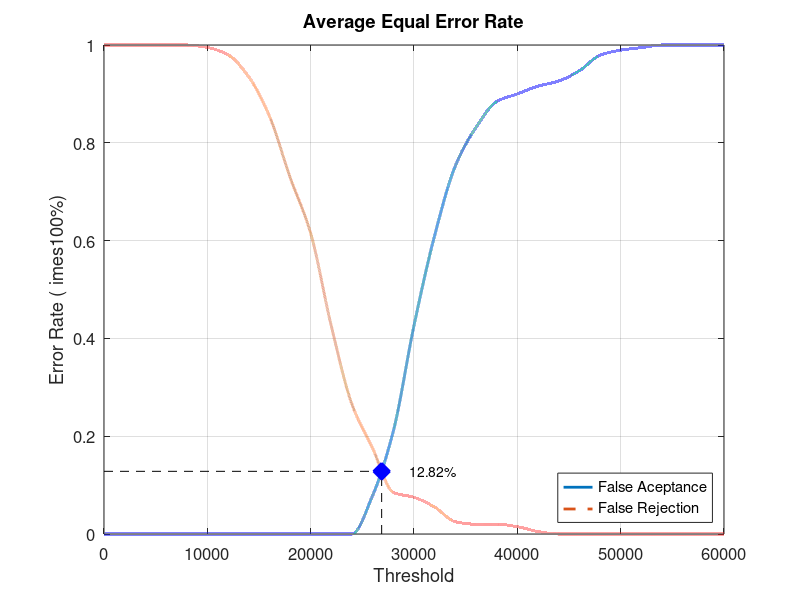
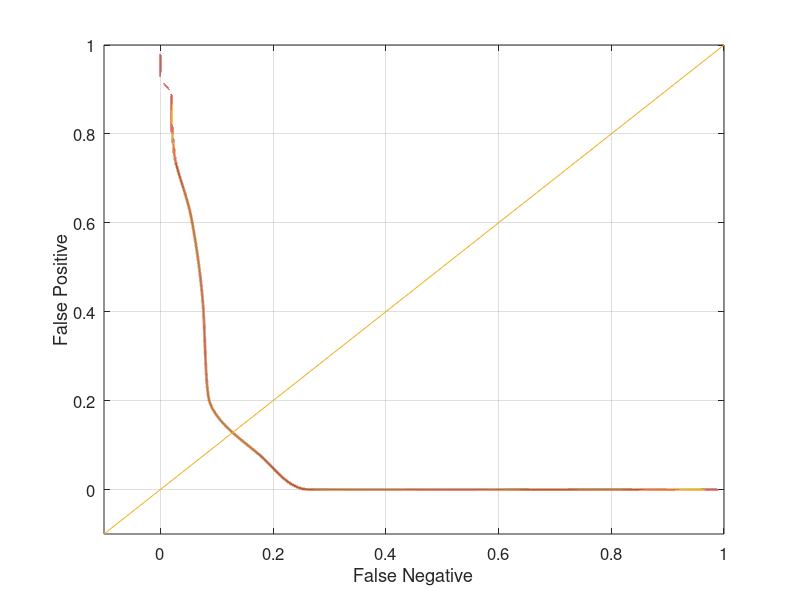

MATLAB code to generate these figures, in order:
close all;
clear;
clc;
x = 0:2000:60000;
xq = 0:0.5:60000;

y0 = [0 0 0 0 0 0 0 0 0 0 0 0 0 0.0789474 0.210526 0.426316 0.610526 0.752632 0.831579 0.884211 0.9 0.915789 0.926316 0.947368 0.978947 0.989474 0.994737 1 1 1 1]
yy0 = interp1(x, y0, xq, 'pchip');
y1 = [1 1 1 1 1 0.995 0.98 0.935 0.855 0.73 0.615 0.425 0.265 0.175 0.085 0.075 0.055 0.025 0.02 0.02 0.015 0.005 0 0 0 0 0 0 0 0 0]
yy1 = interp1(x, y1, xq, 'pchip');

% Calculating EER: 
y2 = abs(y0 - y1);
find(y2 == min(y2))
yy2 = abs(yy0 - yy1);
xEER = find(yy2 == min(yy2));
xEERIndex = xq(xEER) % X-axis EER
yEER = yy0(xEER) % Y-axis EER

main = figure
plot(xq, yy0,'-','LineWidth', 2);	hold on
plot(xq, yy1,'--','LineWidth', 2);	hold on
plot([xEERIndex xEERIndex], [0 yEER], 'k--');	hold on
plot([0 xEERIndex], [yEER yEER], 'k--');	hold on
plot(xEERIndex, yEER, 'bx', 'LineWidth', 10);	hold on
text(xEERIndex + 10 * xEERIndex / 100, yEER, [num2str(round((10000 * yEER)) / 100) '%'])
legend('False Aceptance', 'False Rejection', 'Location', 'SouthEast')
xlabel('Threshold')
ylabel('Error Rate (	imes100%)')
title('Average Equal Error Rate')
set(gca, 'FontSize', 12)
axis([0 60000 0 1])
grid on

print(main, 'Database3_4Main', '-dpng');
FNRxFPR = figure('Color', [1 1 1]);
plot(yy1, yy0, '-', yy1, yy0, 'LineWidth', 2);
hold on
y = -0.1:0.1:1
plot(y, y); 
set(gca, 'FontSize', 12)
xlabel('False Negative')
ylabel('False Positive')
axis([-0.1 1 -0.1 1])
set(gca, 'FontSize', 12)
grid on

print(FNRxFPR, 'Database3_4FNRxFPR','-dpng');
